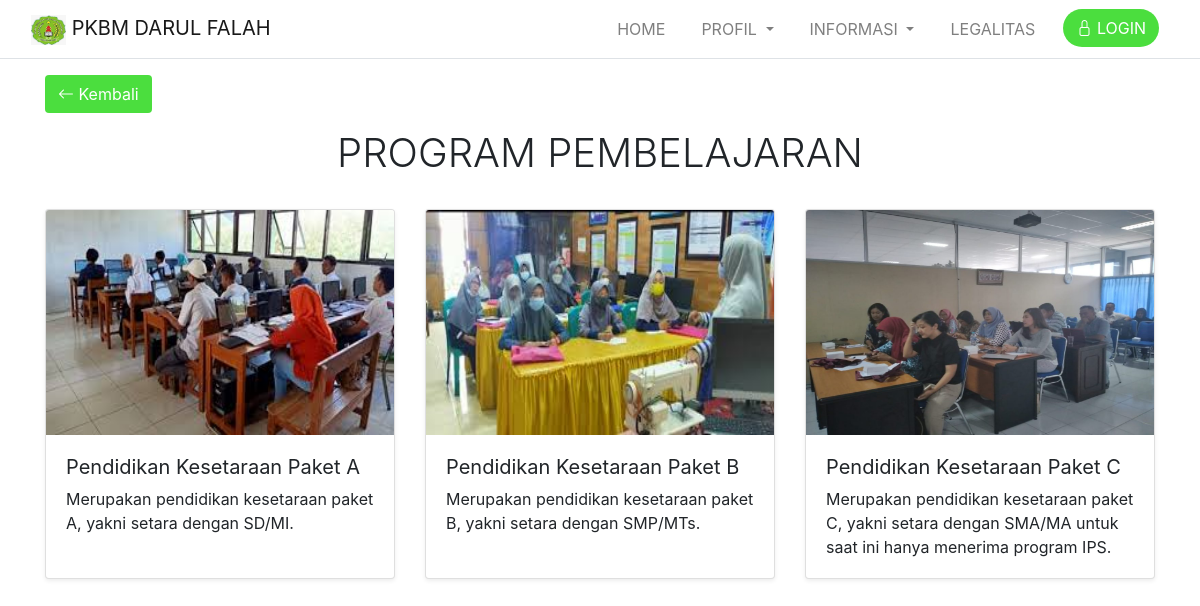
The page /index.php/home/pembelajaran on the database its author committed.
### tables this page shows
CREATE TABLE `tbl_profil` (
  `id_profil` int(11) NOT NULL,
  `nama` varchar(255) DEFAULT NULL,
  `logo` text DEFAULT NULL,
  `no_telp` varchar(255) DEFAULT NULL,
  `email` varchar(255) DEFAULT NULL
);

CREATE TABLE `tbl_program` (
  `id_program` int(11) NOT NULL,
  `nama_program` varchar(255) DEFAULT NULL,
  `foto_program` text DEFAULT NULL,
  `ket_program` text DEFAULT NULL
);

### application/controllers/Home.php (called while the page is built, shortened)
<?php
class Home extends CI_Controller {
    public function __construct() {
        $this->load->model('m_home');
    }
    public function pembelajaran() {
        $data = array(
            'profil' => $this->m_home->profil(),
            'program' => $this->m_home->program()
        );
        $this->load->view('page-pembelajaran', $data, FALSE);
    }
}

### index.php (called while the page is built, shortened)
<?php
require_once BASEPATH.'core/CodeIgniter.php';

### application/models/M_home.php (called while the page is built, shortened)
<?php
class M_home extends CI_Model {
    public function profil() {
        $this->db->select('*');
        $this->db->from('tbl_profil');
        $this->db->where('id_profil', 1);
        return $this->db->get()->row();
    }
    public function program() {
        $this->db->select('*');
        $this->db->from('tbl_program');
        $this->db->order_by('id_program', 'asc');
        return $this->db->get()->result();
    }
}

### application/views/page-pembelajaran.php (the view, shortened to what this page needs)
<!doctype html>
<html lang="en">
<head>
    <?php $this->load->view('inc/styles') ?>
</head>
<body>
    <header>
        <?php $this->load->view('inc/nav') ?>
        <main class="mt-3">
            <div class="container">
                <p>
                    <a href="<?= base_url('/') ?>" class="btn btn-md btn-default" id="custom-green2"><i class="bi bi-arrow-left"></i> Kembali</a>
                </p>
                <h1 class="display-6 text-center">PROGRAM PEMBELAJARAN</h1>
                <div class="row row-cols-1 row-cols-sm-2 row-cols-md-3 g-3 mt-3 mb-3">
                    <?php foreach ($program as $key => $value) { ?>
                    <div class="col mt-3">
                        <div class="card shadow-sm" style="height: 370px">
                            <img src="<?=base_url('assets/image/foto_program/'.$value->foto_program)?>" class="bd-placeholder-img card-img-top" width="100%" height="225" alt="Thumbnail">
                            <div class="card-body">
                                <h1 style="font-weight: 400; font-size: 20px"><?=$value->nama_program?></h1>
                                <p class="card-text">
                                    <?=$value->ket_program?>
                                </p>
                            </div>
                        </div>
                    </div>
                    <?php } ?>
			    </div>
            </div>
        </main>
</body>
</html>

### application/views/inc/styles.php (shortened to what this page needs)
<link href="<?= base_url('assets/vendor/bootstrap/css/bootstrap.min.css') ?>" rel="stylesheet">
<link href="<?= base_url('assets/vendor/bootstrap-icons/bootstrap-icons.css') ?>" rel="stylesheet">
<link href="<?= base_url('assets/css/style.css') ?>" rel="stylesheet">
<link rel="stylesheet" href="https://maxcdn.bootstrapcdn.com/bootstrap/4.5.2/css/bootstrap.min.css">

### application/views/inc/nav.php (shortened to what this page needs)
<nav class="navbar navbar-expand-lg navbar-light border-bottom">
    <div class="container-fluid">
        <a class="navbar-brand" href="<?= base_url('/') ?>">
          <img src="<?=base_url('assets/image/logo/'.$profil->logo)?>" alt="Logo" width="35" height="30"> <?=strtoupper($profil->nama);?>
      	</a>
        <div class="collapse navbar-collapse" id="navbarSupportedContent">
            <ul class="navbar-nav ms-auto mb-2 mb-lg-0">
                <li class="nav-item">
                    <a class="nav-link" id="home" href="<?= base_url('/') ?>">
                        HOME
                    </a>
                </li>
                <li class="nav-item dropdown">
                    <a class="nav-link dropdown-toggle" href="#" id="profil" role="button"
                        data-bs-toggle="dropdown" aria-expanded="false">
                        PROFIL
                    </a>
                </li>
                <li class="nav-item dropdown">
                    <a class="nav-link dropdown-toggle" href="#" id="informasi" role="button"
                        data-bs-toggle="dropdown" aria-expanded="false">
                        INFORMASI
                    </a>
                </li>
                <li class="nav-item">
                    <a class="nav-link<?php if ($this->input->get('page') == 'legalitas') { echo ' active'; } ?>" id="legalitas" href="<?= base_url('legalitas') ?>">
                        LEGALITAS
                    </a>
                </li>
                <li class="nav-item">
                    <?php
                    if ($this->session->userdata('username') != '') {
                        if ($this->session->userdata('level') == 1) { ?>
                            <a class="btn rounded-pill" id="custom-green2" href="<?= base_url('admin') ?>"><i class="bi bi-person"></i> Halaman Admin</a>
                        <?php } else if ($this->session->userdata('level') == 2) { ?>
                            <a class="btn rounded-pill" id="custom-green2" href="<?= base_url('admin') ?>"><i class="bi bi-person"></i> Halaman Guru</a>
                        <?php } else if ($this->session->userdata('level') == 3) { ?>
                            <a class="btn rounded-pill" id="custom-green2" href="<?= base_url('admin') ?>"><i class="bi bi-person"></i> Halaman Siswa</a>
                        <?php } else { ?>
                        <?php }
                    } else { ?>
                        <a class="btn rounded-pill" id="custom-green2" href="<?= base_url('login') ?>"><i class="bi bi-lock"></i> LOGIN</a>
                    <?php } ?>
                </li>
            </ul>
        </div>
    </div>
</nav>

### assets/css/style.css (style rules this page uses)
#custom-green2 { background-color: #4BDE3E !important; color: #FFFFFF; }
.navbar-nav>li { margin-left: 10px; margin-right: 10px; }

### rows shown on the page
tbl_profil: logo (placeholder picture), nama "PKBM DARUL FALAH"
tbl_program: foto_program (picture), nama_program "Pendidikan Kesetaraan Paket A", ket_program "Merupakan pendidikan kesetaraan paket A, yakni setara dengan SD/MI."
tbl_program: foto_program (picture), nama_program "Pendidikan Kesetaraan Paket B", ket_program "Merupakan pendidikan kesetaraan paket B, yakni setara dengan SMP/MTs."
tbl_program: foto_program (picture), nama_program "Pendidikan Kesetaraan Paket C", ket_program "Merupakan pendidikan kesetaraan paket C, yakni setara dengan SMA/MA untuk saat ini hanya menerima program IPS."
